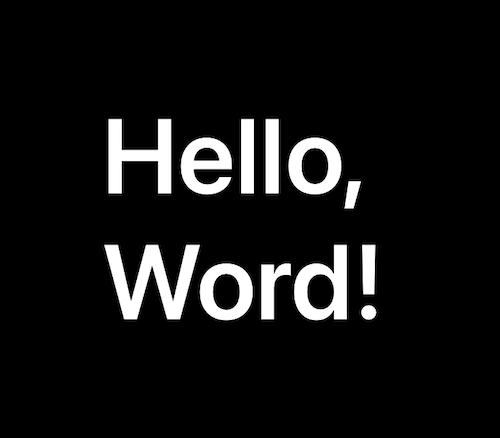
#> input picture cvStudy/img/word.png, 500 x 438 px
$ python dilate.py
#> lines starting #> are read from the running program, lines starting #| are printed output that depends on the picture
# 膨胀
import cv2
import numpy

img = cv2.imread("./img/word.png")
#> img is the input picture: shape (438, 500, 3); min 0, max 255, mean 19.9

# 灰度化
gray = cv2.cvtColor(img, cv2.COLOR_BGR2GRAY)
# 自定义卷积核
kernel = numpy.ones((5, 5), numpy.uint8)
dst = cv2.dilate(gray, kernel, iterations = 2)
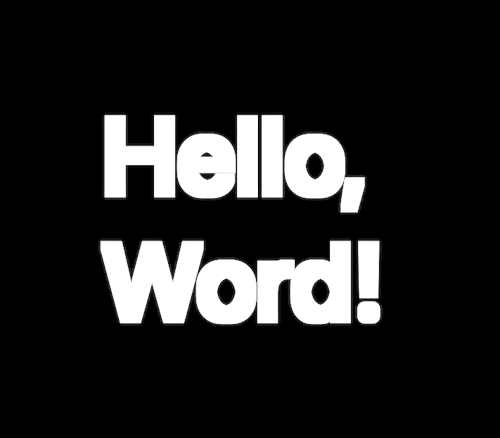
#> dst: shape (438, 500); min 0, max 255, mean 36.1

kernel_rect = cv2.getStructuringElement(cv2.MORPH_RECT, (5, 5))
dst_rect = cv2.dilate(gray, kernel_rect, iterations = 2)

kernel_cross = cv2.getStructuringElement(cv2.MORPH_CROSS, (5, 5))
dst_cross = cv2.dilate(gray, kernel_cross, iterations = 2)
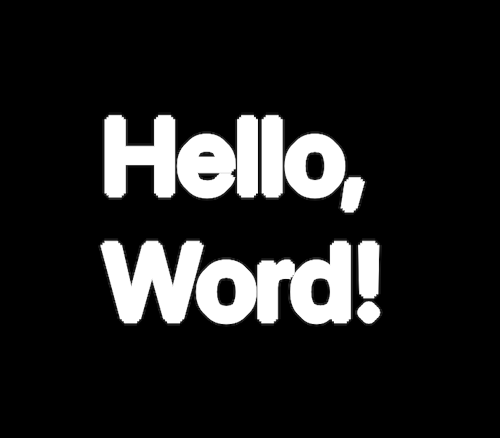
#> dst_cross: shape (438, 500); min 0, max 255, mean 33.2

kernel_ELLIPSE = cv2.getStructuringElement(cv2.MORPH_ELLIPSE, (5, 5))
dst_ELLIPSE = cv2.dilate(gray, kernel_ELLIPSE, iterations = 2)

while True:
    cv2.imshow("org", img)
    cv2.imshow("dst", dst)
    cv2.imshow("dst_rect", dst_rect)
    cv2.imshow("dst_cross", dst_cross)
    cv2.imshow("dst_ELLIPSE", dst_ELLIPSE)
    key = cv2.waitKey(1) & 0xFF
#> (key q is pressed here)
    if key == ord('q'):
        break
cv2.destroyAllWindows
